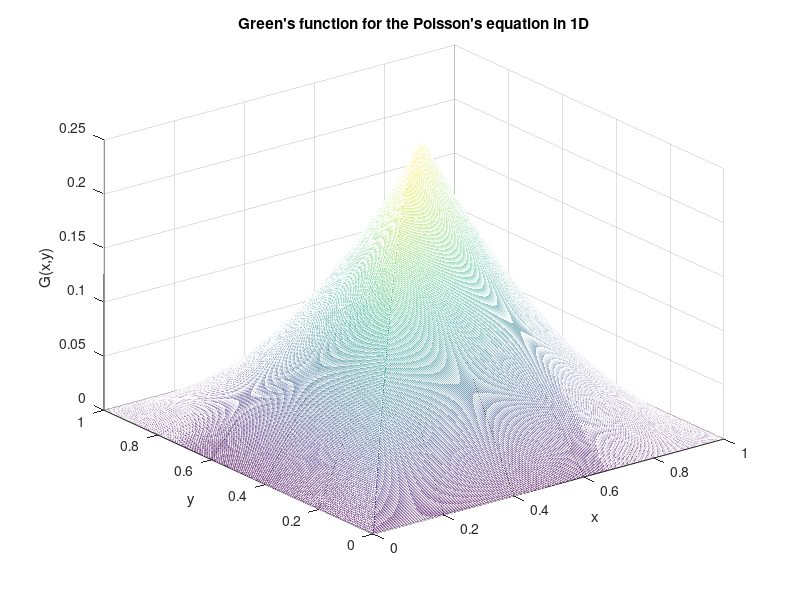

Source code (MATLAB):
id='Green''s function for the Poisson''s equation in 1D';
disp(id)
% Jan Mandel, February 2020
n=500;
g=[0:n]/n;
[x,y]=meshgrid(g,g);
green = @(x,y)x.*(1-y).*(y>x) + y.*(1-x).*(y<=x);
z = green(x,y);
mesh(x,y,z)
grid on
title(id)
xlabel x
ylabel y
zlabel G(x,y)
drawnow
%input('press enter to continue')
% plot some lines
hold on
for a=[1:4]/5
    x=[0,a];
    y=[a,a];
    z=green(x,y);
    plot3(x,y,z,'k');
end
for a=[1:4]/5
    y=[0,a];
    x=[a,a];
    z=green(x,y);
    plot3(x,y,z,'k');
end
hold off